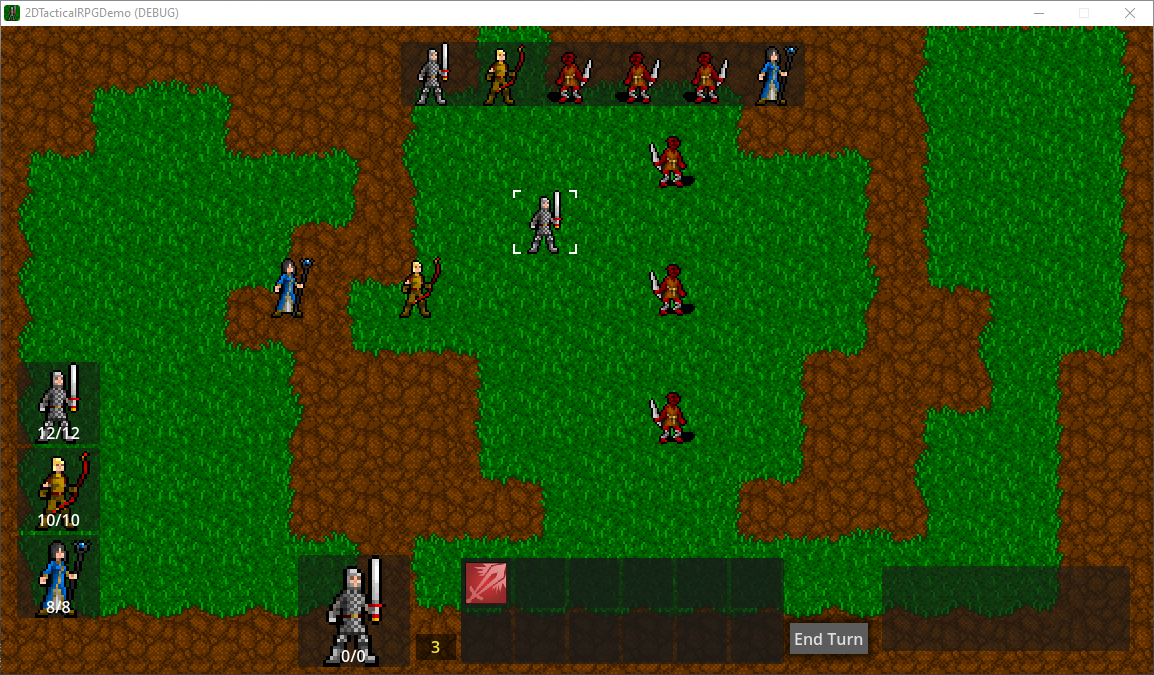
#> input picture shardborne-trpg/preview.png, 1154 x 675 px
$ python -i generate_sprites.py   (imports and definitions only)
#> lines starting #> are read from the running program, lines starting #| are printed output that depends on the picture
#> further down, picture is the input picture: PIL image 1154x675 RGBA; mean R, G, B, A 44.8, 79.3, 13.9, 255
#!/usr/bin/env python3
"""
Generate map sprites for Shardborne TRPG from Dungeon Crawl Stone Soup tiles.

Each unit type per faction gets a thematically appropriate 32x32 DCSS tile.
This script:
  1. Copies the chosen tile as-is into imagese/sprites/{faction}/
  2. Tints it with the faction accent color
  3. Creates a 64x32 combined sprite (alive | dead frames)

Tile source: Dungeon Crawl Stone Soup 32x32 tiles (CC0)
  https://opengameart.org/content/dungeon-crawl-32x32-tiles
  https://opengameart.org/content/dungeon-crawl-32x32-tiles-supplemental
Download and extract into: imagese/dcss/Dungeon Crawl Stone Soup Full/

Run from the shardborne-trpg/ directory:
    python generate_sprites.py
"""

import os
import shutil
from pathlib import Path

try:
    from PIL import Image, ImageDraw, ImageEnhance, ImageFilter
except ImportError:
    print("Pillow not installed. Run: pip install Pillow")
    exit(1)

ROOT = Path(__file__).parent
DCSS = ROOT / "imagese" / "dcss" / "Dungeon Crawl Stone Soup Full"
OUT  = ROOT / "imagese" / "sprites"

# ── Faction × UnitType → DCSS sprite path (relative to DCSS root) ──
# UnitType enum: COMMANDER(0), INFANTRY(1), CAVALRY(2), SUPPORT(3),
#                SCOUT(4), ARTILLERY(5), SPECIALIST(6), WAR_MACHINE(7)
#
# Tile fallbacks: each entry is a list tried in order; first existing file wins.
# This handles both the main pack and the supplemental pack having slightly
# different naming conventions (_new suffix, etc.).

SPRITE_MAP = {
    # ── Emberclaw Warpack ── fire / dragon / tribal warriors ──────────────────
    "emberclaw": {
        "INFANTRY":    ["monster/demons/efreet.png",
                        "monster/demons/efreet_new.png"],
        "CAVALRY":     ["monster/dragons/wyvern.png",          # dragon-mount riders
                        "monster/dragons/wyvern_new.png",
                        "monster/animals/hell_hound_new.png"],
        "SUPPORT":     ["monster/nonliving/fire_elemental_new.png",
                        "monster/nonliving/fire_elemental.png"],
        "SCOUT":       ["monster/animals/fire_bat.png",
                        "monster/animals/fire_bat_new.png"],
        "ARTILLERY":   ["monster/nonliving/fire_vortex.png",
                        "monster/nonliving/fire_vortex_new.png",
                        "monster/animals/fire_crab.png"],
        "SPECIALIST":  ["monster/demons/balrug_new.png",
                        "monster/demons/balrug.png"],
        "WAR_MACHINE": ["monster/dragons/dragon.png",
                        "monster/dragons/fire_dragon.png",
                        "monster/dragons/dragon_new.png"],
    },

    # ── Iron Dominion ── steampunk / clockwork / aether-powered ───────────────
    "iron_dominion": {
        "INFANTRY":    ["monster/nonliving/iron_golem.png",
                        "monster/nonliving/iron_golem_new.png"],
        "CAVALRY":     ["monster/nonliving/clockwork_bee.png",      # mechanical insect
                        "monster/nonliving/clockwork_bee_inert.png",
                        "monster/nonliving/metal_gargoyle.png"],
        "SUPPORT":     ["monster/nonliving/walking_alembic.png",    # steampunk apparatus
                        "monster/nonliving/clay_golem.png"],
        "SCOUT":       ["monster/nonliving/metal_gargoyle.png",
                        "monster/nonliving/gargoyle.png"],
        "ARTILLERY":   ["monster/nonliving/crystal_guardian.png",
                        "monster/nonliving/battlesphere.png"],
        "SPECIALIST":  ["monster/nonliving/iron_elemental.png",
                        "monster/nonliving/electric_golem.png"],
        "WAR_MACHINE": ["monster/humanoids/ironbound_thunderhulk.png",  # massive mech
                        "monster/nonliving/stone_golem.png"],
    },

    # ── Nightfang Dominion ── vampiric / undead / plague / gothic ─────────────
    "nightfang": {
        "INFANTRY":    ["monster/undead/ghoul.png",
                        "monster/undead/necrophage.png"],
        "CAVALRY":     ["monster/undead/vampire_knight_new.png",
                        "monster/undead/vampire_knight.png"],
        "SUPPORT":     ["monster/undead/lich.png",
                        "monster/undead/ancient_lich.png"],
        "SCOUT":       ["monster/undead/shadow_new.png",
                        "monster/undead/shadow.png",
                        "monster/undead/wraith.png"],
        "ARTILLERY":   ["monster/undead/curse_skull.png",
                        "monster/undead/revenant.png"],
        "SPECIALIST":  ["monster/undead/vampire_new.png",
                        "monster/undead/vampire.png",
                        "monster/undead/vampire_mage.png"],
        "WAR_MACHINE": ["monster/undead/bone_dragon_new.png",
                        "monster/undead/bone_dragon.png"],
    },

    # ── Thornweft Matriarchy ── spider / silk / organic / nature ──────────────
    "thornweft": {
        "INFANTRY":    ["monster/animals/spider.png"],
        "CAVALRY":     ["monster/animals/wolf_spider_new.png",
                        "monster/animals/wolf_spider.png"],
        "SUPPORT":     ["monster/animals/orb_spider.png",
                        "monster/animals/orb_spider_new.png"],
        "SCOUT":       ["monster/animals/jumping_spider_new.png",
                        "monster/animals/jumping_spider.png"],
        "ARTILLERY":   ["monster/animals/tarantella.png",          # silk spinner
                        "monster/animals/tarantella_new.png",
                        "monster/animals/redback_new.png"],
        "SPECIALIST":  ["monster/fungi_plants/thorn_hunter.png",
                        "monster/aberrations/ugly_thing.png"],     # organic construct
        "WAR_MACHINE": ["monster/animals/emperor_scorpion.png",
                        "monster/animals/emperor_scorpion_new.png"],
    },

    # ── Veilbound Shogunate ── East Asian / samurai / ninja / mystical ─────────
    # Note: previously used holy/angel tiles — replaced with Japanese-themed tiles
    "veilbound": {
        "INFANTRY":    ["monster/humanoids/oni.png",               # Japanese demon warrior
                        "monster/humanoids/oni_new.png",
                        "monster/holy/paladin.png"],               # fallback
        "CAVALRY":     ["monster/dragons/swamp_dragon.png",        # serpentine Eastern dragon mount
                        "monster/dragons/swamp_dragon_new.png",
                        "monster/holy/centaur_paladin.png"],
        "SUPPORT":     ["monster/demons/rakshasa.png",             # Hindu/Buddhist demon, mystical
                        "monster/demons/rakshasa_new.png",
                        "monster/holy/angel_new.png"],
        "SCOUT":       ["monster/demons/nekomata.png",             # Japanese cat-spirit, ninja-like
                        "monster/demons/nekomata_new.png",
                        "monster/holy/cherub.png"],
        "ARTILLERY":   ["monster/nonliving/lightning_spire.png",   # mystical ranged
                        "monster/nonliving/lightning_spire_new.png",
                        "monster/holy/ophan.png"],
        "SPECIALIST":  ["monster/humanoids/oni_incarcerator.png",  # armored oni variant
                        "monster/demons/rakshasa.png",
                        "monster/holy/apis.png"],
        "WAR_MACHINE": ["monster/holy/eastern_dragon.png",         # Eastern dragon — perfect fit
                        "monster/dragons/swamp_dragon.png"],
    },
}

# Faction tint colors (RGBA, matching FACTION_ACCENT in sprite_generator.gd)
FACTION_TINTS = {
    "emberclaw":      (255, 191, 51, 80),   # Gold/amber, 80 alpha for tint
    "iron_dominion":  (191, 204, 217, 80),   # Light steel
    "nightfang":      (217, 38, 77, 80),     # Blood red
    "thornweft":      (153, 217, 77, 80),    # Bright lime
    "veilbound":      (153, 217, 255, 80),   # Light cyan
}


def create_dead_frame(img: Image.Image) -> Image.Image:
    """Convert a sprite to grayscale with 50% opacity and an X mark."""
    gray = img.convert("LA").convert("RGBA")
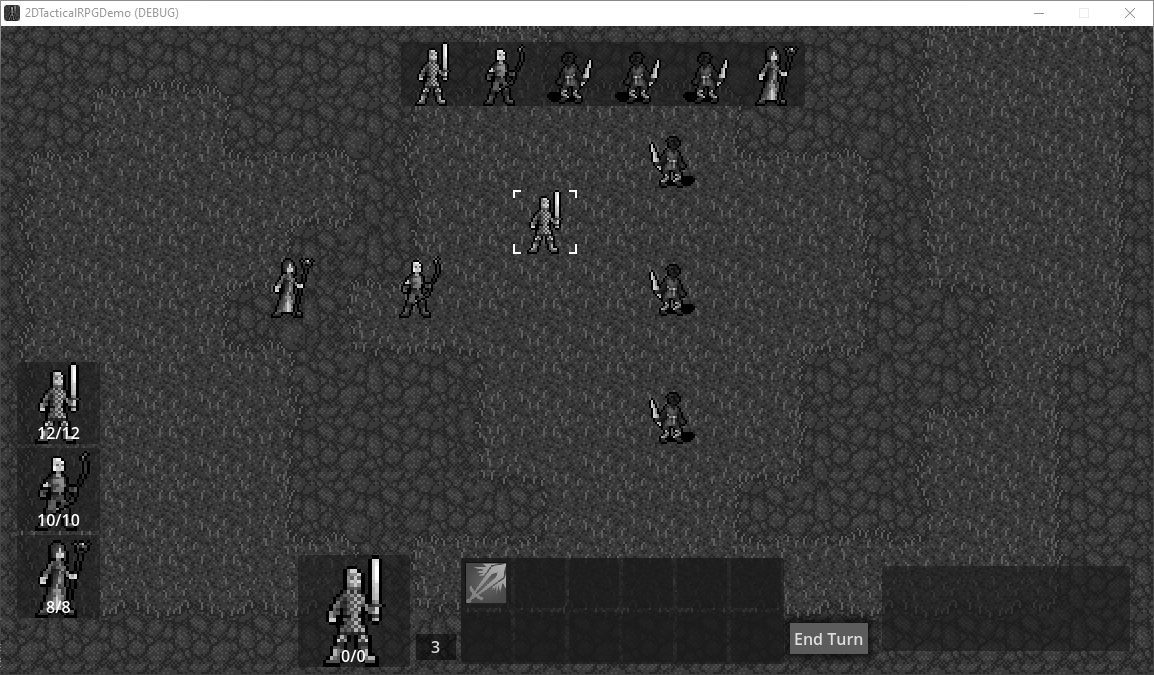
#> gray: PIL image 1154x675 RGBA; mean R, G, B, A 61.5, 61.5, 61.5, 255
    # Reduce alpha by half
    r, g, b, a = gray.split()
#> a: PIL image 1154x675 L; every value is 255
    a = a.point(lambda p: p // 2)
#> a: PIL image 1154x675 L; every value is 127
    gray = Image.merge("RGBA", (r, g, b, a))
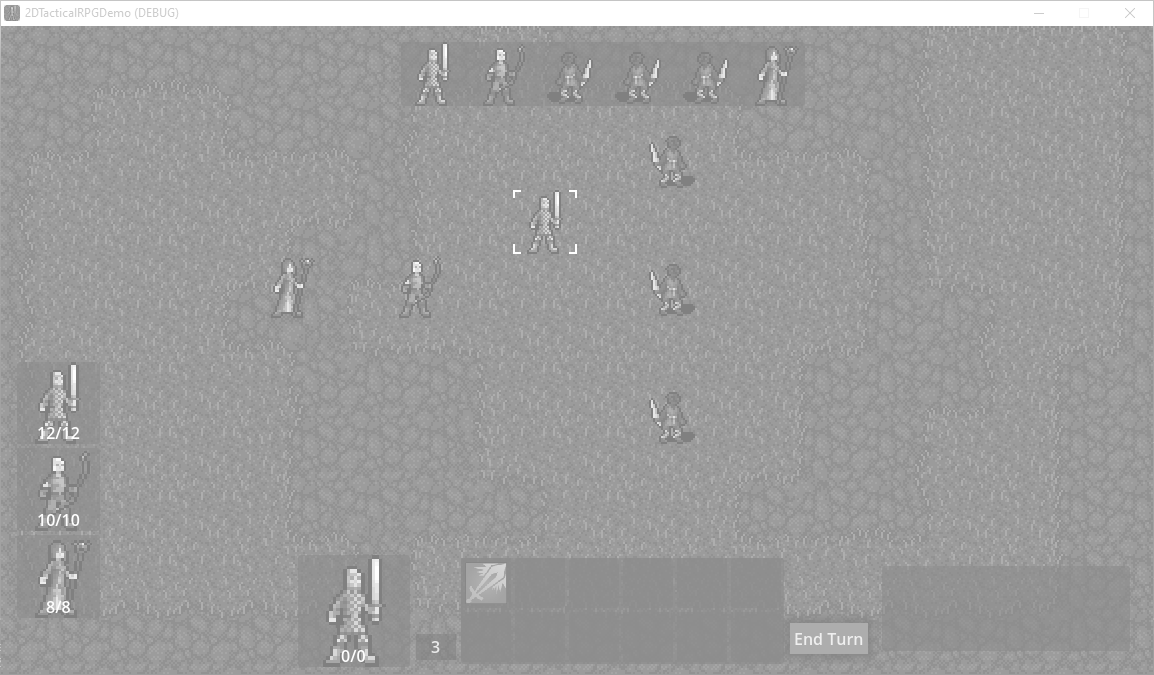
#> gray: PIL image 1154x675 RGBA; mean R, G, B, A 61.5, 61.5, 61.5, 127; transparent parts drawn white

    # Draw X mark
    draw = ImageDraw.Draw(gray)
    w, h = gray.size
#> w = 1154; h = 675
    dark = (30, 30, 30, 200)
    draw.line([(2, 2), (w - 3, h - 3)], fill=dark, width=2)
    draw.line([(2, h - 3), (w - 3, 2)], fill=dark, width=2)

    return gray


# [92 lines left out: functions tint_sprite, create_map_sprite, resolve_path, main, not called in this run]


# [2 lines not run here, left out]

>>> from PIL import Image
>>> picture = Image.open('preview.png')
>>> result = create_dead_frame(picture)

$ run again, on shardborne-trpg/imagese/portraits/emberclaw/Ashborn Infantry.webp
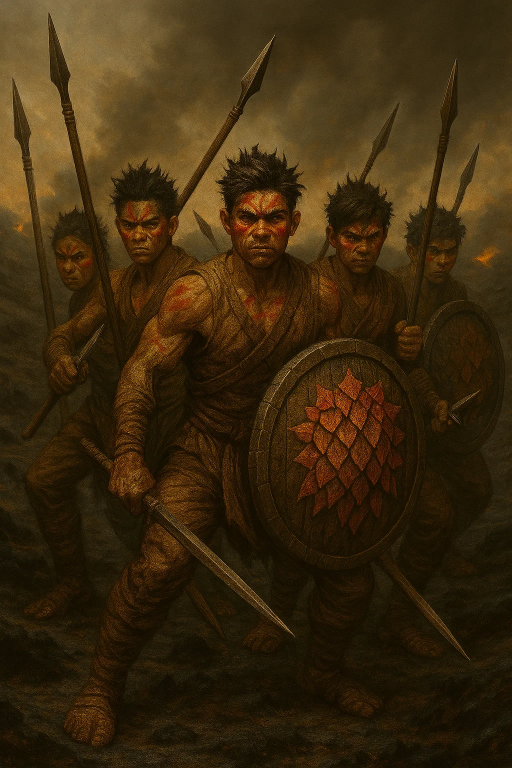
#> input picture shardborne-trpg/imagese/portraits/emberclaw/Ashborn Infantry.webp, 1024 x 1536 px (shown at 1/2 size)
#> picture is the input picture: PIL image 1024x1536 RGB; mean R, G, B 59.6, 41.5, 14.6
#> in create_dead_frame, `gray = img.convert("LA").convert("RGBA")`:
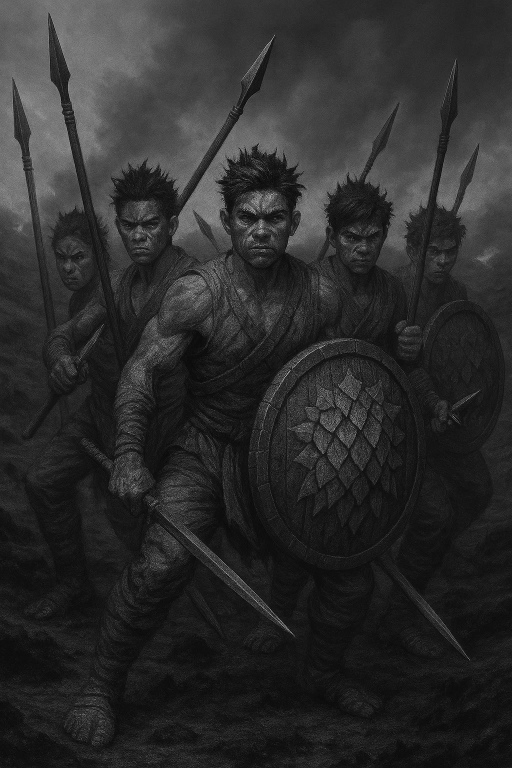
#> gray: PIL image 1024x1536 RGBA (shown at 1/2 size); mean R, G, B, A 43.8, 43.8, 43.8, 255
#> in create_dead_frame, `gray = Image.merge("RGBA", (r, g, b, a))`:
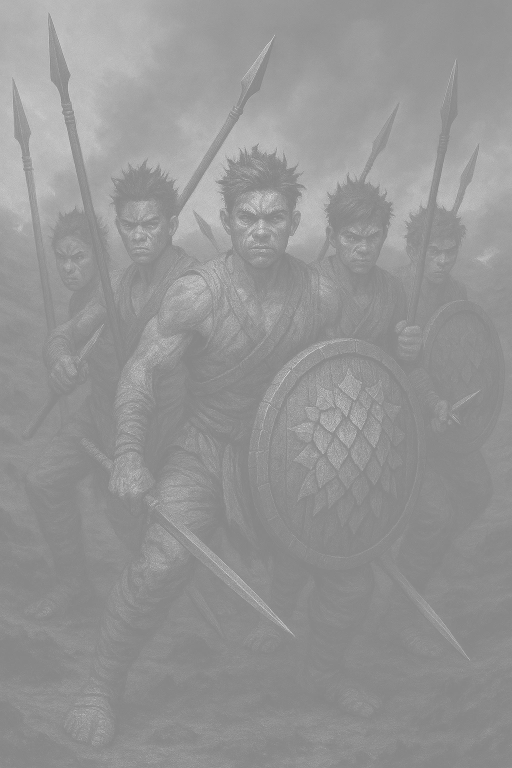
#> gray: PIL image 1024x1536 RGBA (shown at 1/2 size); mean R, G, B, A 43.8, 43.8, 43.8, 127; transparent parts drawn white

$ run again, on shardborne-trpg/imagese/portraits/emberclaw/Ashborn Ryx.webp
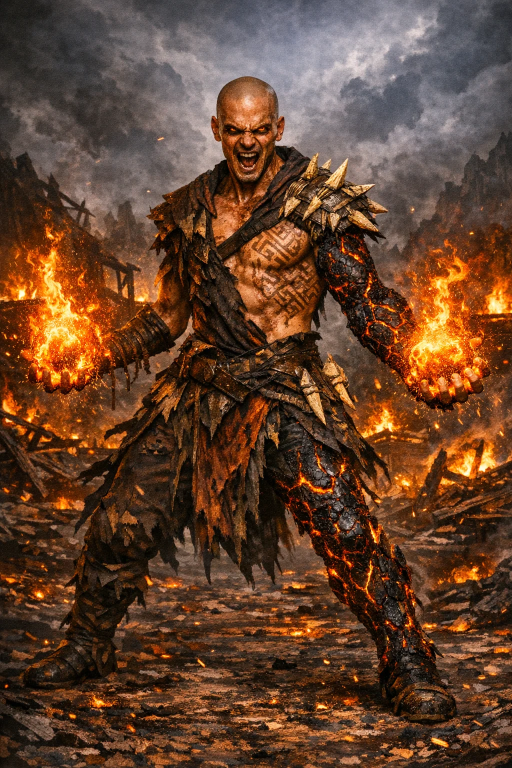
#> input picture shardborne-trpg/imagese/portraits/emberclaw/Ashborn Ryx.webp, 1024 x 1536 px (shown at 1/2 size)
#> picture is the input picture: PIL image 1024x1536 RGB; mean R, G, B 99.8, 66.4, 45.1
#> in create_dead_frame, `gray = img.convert("LA").convert("RGBA")`:
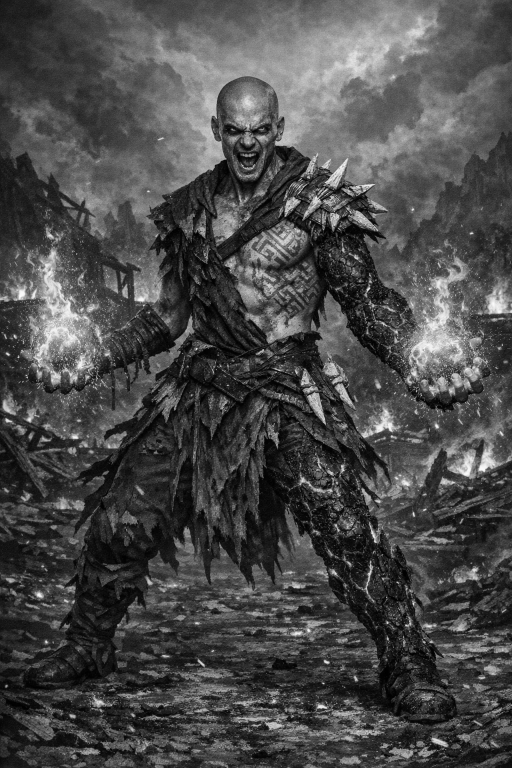
#> gray: PIL image 1024x1536 RGBA (shown at 1/2 size); mean R, G, B, A 73.9, 73.9, 73.9, 255
#> in create_dead_frame, `gray = Image.merge("RGBA", (r, g, b, a))`:
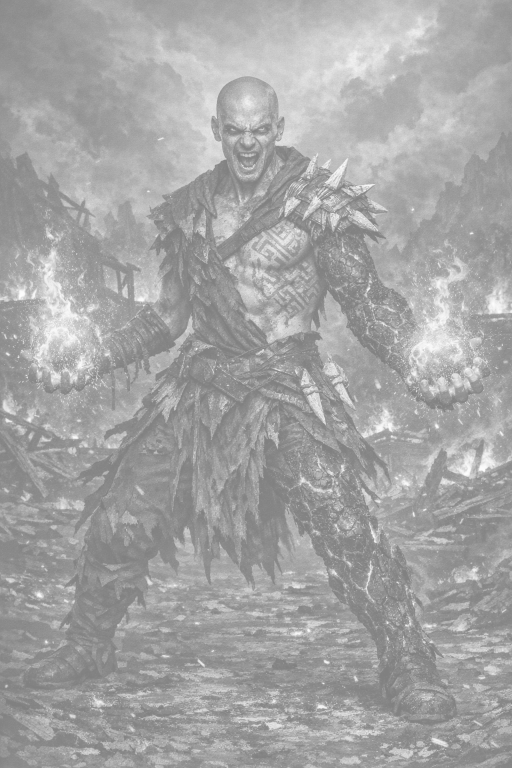
#> gray: PIL image 1024x1536 RGBA (shown at 1/2 size); mean R, G, B, A 73.9, 73.9, 73.9, 127; transparent parts drawn white
